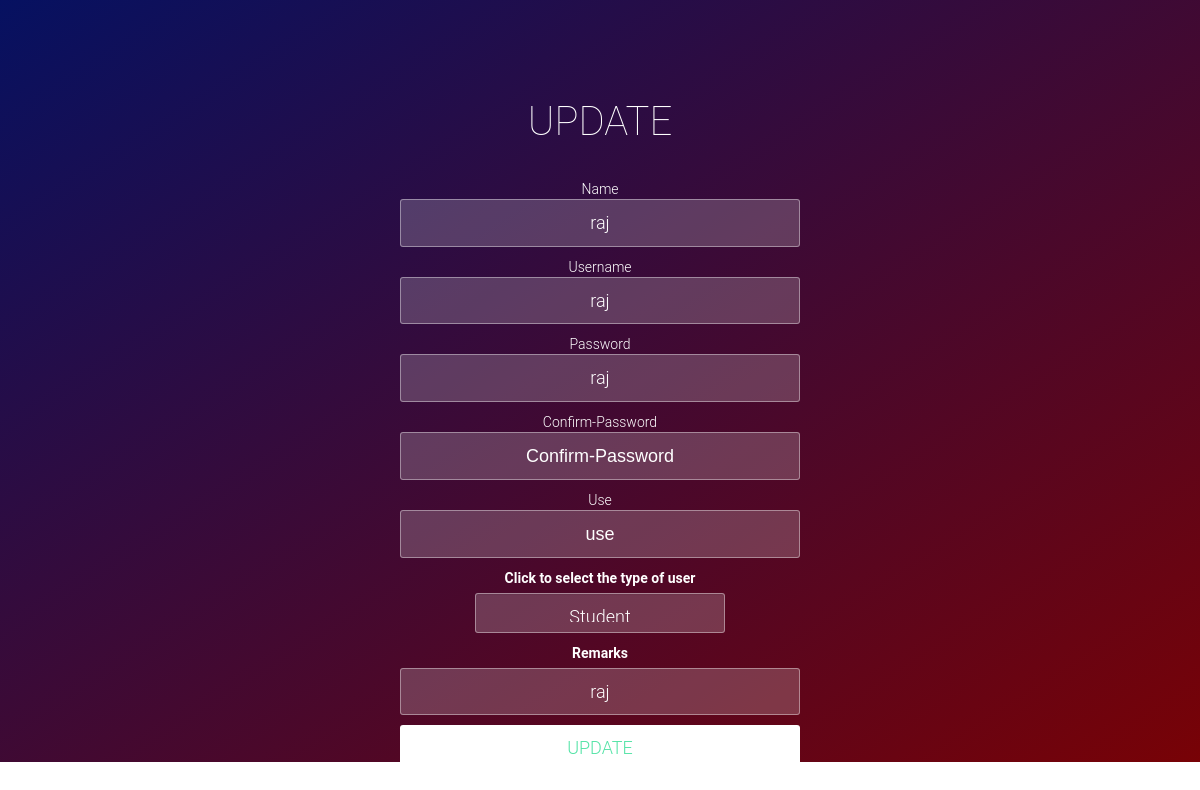
The page /update.php?id=10 on the database its author committed.
### tables this page shows
CREATE TABLE `user` (
  `user_id` int(11) NOT NULL,
  `user_name` varchar(20) NOT NULL,
  `user_username` varchar(30) NOT NULL,
  `user_email` varchar(30) NOT NULL,
  `user_password` varchar(20) NOT NULL,
  `user_type` varchar(15) NOT NULL DEFAULT 'Student',
  `user_usefor` varchar(100) NOT NULL,
  `user_remark` varchar(250) NOT NULL,
  `created_at` timestamp NOT NULL DEFAULT CURRENT_TIMESTAMP ON UPDATE CURRENT_TIMESTAMP,
  `user_status` varchar(10) NOT NULL DEFAULT 'Pending',
  `user_grade` int(10) NOT NULL
);

### update.php (the view, shortened to what this page needs)
<!DOCTYPE html>
<html >
<head>
  <link rel="stylesheet" href="https://cdnjs.cloudflare.com/ajax/libs/normalize/5.0.0/normalize.min.css">
    <link rel='stylesheet prefetch' href='https://maxcdn.bootstrapcdn.com/bootstrap/3.3.5/css/bootstrap.min.css'>
    <link rel='stylesheet prefetch' href='https://maxcdn.bootstrapcdn.com/font-awesome/4.5.0/css/font-awesome.min.css'>
    <link rel="stylesheet" href="css/style.css">
</head>
<body>
<div class="wrapper">
    <div class="container">
        <h1>Update</h1>
        <?php
          require_once 'db_connect.php';
  $id=$_GET['id'];
  $result = $DBcon->query("SELECT * FROM user WHERE user_id=".$id." ");
$row=$result->fetch_array();
$name=$row["user_name"];
$username=$row["user_username"];
$password=$row["user_password"];
$remarks=$row["user_remark"];
        echo'
        <form class="form" method="post" action="update_backend.php?id='.$id.' ">
       Name <input type="text" name="name" placeholder="name" value=" '.$name.' ">
        Username<input type="text" name="username" placeholder="username" value=" '.$username.' ">
                Password  <input type="text" placeholder="password" name="password" value=" '.$password.' ">
            Confirm-Password<input type="password" placeholder="Confirm-Password">
            Use<input type="text" name="use" placeholder="use">
            <label for="sel1">Click to  select the type of user</label>
            <select class="form-control" id="sel1" name="type">
              <option value="Student">Student</option>
              <option value="Govt. Official">Govt. Official</option>
              <option value="NGO">NGO</option>
              <option value="Others">Others</option>
            </select>
            <label for="sel1">Remarks</label>
            <input type="textarea" name="remarks" placeholder="remarks" value=" '.$remarks.' ">
            <button type="submit" name="submit" id="login-button">UPDATE</button>
        </form>';
?>
    </div>
    <ul class="bg-bubbles">
    </ul>
</div>
</body>
</html>

### css/style.css (style rules this page uses)
body { background: #fafaff; }
* { box-sizing: border-box; margin: 0; padding: 0; font-weight: 300; }
body { font-family: 'Source Sans Pro', sans-serif; color: white; font-weight: 300; }
.wrapper { background: #000000; background: -webkit-linear-gradient(top left, #780206 0%, #061161 100%); background: linear-gradient(to bottom right, #061161 0%, #780206 100%); position: absolute; top: 50%; left: 0; width: 100%; height: 762px; margin-top: -400px; overflow: hidden; }
.container { max-width: 600px; margin: 0 auto; padding: 80px 0; height: 400px; text-align: center; }
.container h1 { font-size: 40px; -webkit-transition-duration: 1s; transition-duration: 1s; -webkit-transition-timing-function: ease-in-put; transition-timing-function: ease-in-put; font-weight: 200; }
form { padding: 20px 0; position: relative; z-index: 2; }
form input { -webkit-appearance: none; -moz-appearance: none; appearance: none; outline: 0; border: 1px solid rgba(255, 255, 255, 0.4); background-color: rgba(255, 255, 255, 0.2); width: 400px; border-radius: 3px; padding: 10px 15px; margin: 0 auto 10px auto; display: block; text-align: center; font-size: 18px; color: white; -webkit-transition-duration: 0.25s; transition-duration: 0.25s; font-weight: 300; }
form button { -webkit-appearance: none; -moz-appearance: none; appearance: none; outline: 0; background-color: white; border: 0; padding: 10px 15px; color: #53e3a6; border-radius: 3px; width: 400px; cursor: pointer; font-size: 18px; -webkit-transition-duration: 0.25s; transition-duration: 0.25s; }
select { -webkit-appearance: none; -moz-appearance: none; appearance: none; outline: 0; border: 1px solid rgba(255, 255, 255, 0.4); background-color: rgba(255, 255, 255, 0.2); width: 400px; border-radius: 3px; padding: 10px 15px; margin: 0 auto 10px auto; display: block; text-align: center; font-size: 18px; color: white; -webkit-transition-duration: 0.25s; transition-duration: 0.25s; font-weight: 300; }
.form-control { -webkit-appearance: none; -moz-appearance: none; appearance: none; outline: 0; border: 1px solid rgba(255, 255, 255, 0.4); background-color: rgba(255, 255, 255, 0.2); width: 250px; border-radius: 3px; padding: 10px 15px; margin: 0 auto 10px auto; display: block; height: 40px; text-align: center; font-size: 18px; color: white; -webkit-transition-duration: 0.25s; transition-duration: 0.25s; font-weight: 300; }
.bg-bubbles { position: absolute; top: 0; left: 0; width: 100%; height: 100%; z-index: 1; }
h1 { font-size: 40px; color: #fff; text-transform: uppercase; font-weight: 300; text-align: center; margin-bottom: 15px; }
body { background: -webkit-linear-gradient(left, #25c481, #25b7c4); background: linear-gradient(to right, #000000, #25b7c4); font-family: 'Roboto', sans-serif; }

### rows shown on the page
user: name "raj", username "raj", password "raj", remarks "raj"
